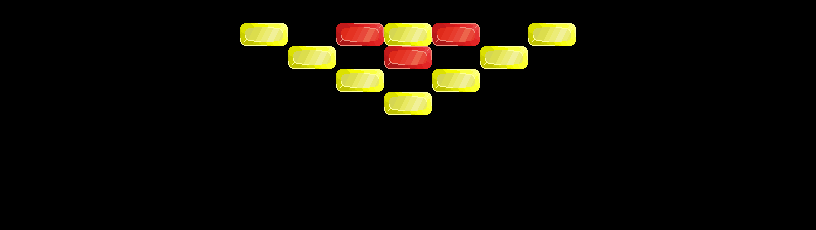

Tiled map render using the project's own tile images. Description and the whole map definition, tile-layer contents included, below:
An orthogonal 17x10 tile map with 48x23 px tiles, 1 tile layer (Calque 1), 4 tilesets.

<map version="1.2" tiledversion="1.2.1" orientation="orthogonal" renderorder="left-up" width="17" height="10" tilewidth="48" tileheight="23" infinite="0" nextlayerid="3" nextobjectid="1">
 <tileset firstgid="1" source="3.tsx" />
 <tileset firstgid="2" source="4.tsx" />
 <tileset firstgid="3" source="5.tsx" />
 <tileset firstgid="4" source="6.tsx" />
 <layer id="2" name="Calque 1" width="17" height="10">
  <data encoding="csv">
0,0,0,0,0,0,0,0,0,0,0,0,0,0,0,0,0,
0,0,0,0,0,4,0,3,4,3,0,4,0,0,0,0,0,
0,0,0,0,0,0,4,0,3,0,4,0,0,0,0,0,0,
0,0,0,0,0,0,0,4,0,4,0,0,0,0,0,0,0,
0,0,0,0,0,0,0,0,4,0,0,0,0,0,0,0,0,
0,0,0,0,0,0,0,0,0,0,0,0,0,0,0,0,0,
0,0,0,0,0,0,0,0,0,0,0,0,0,0,0,0,0,
0,0,0,0,0,0,0,0,0,0,0,0,0,0,0,0,0,
0,0,0,0,0,0,0,0,0,0,0,0,0,0,0,0,0,
0,0,0,0,0,0,0,0,0,0,0,0,0,0,0,0,0
</data>
 </layer>
</map>